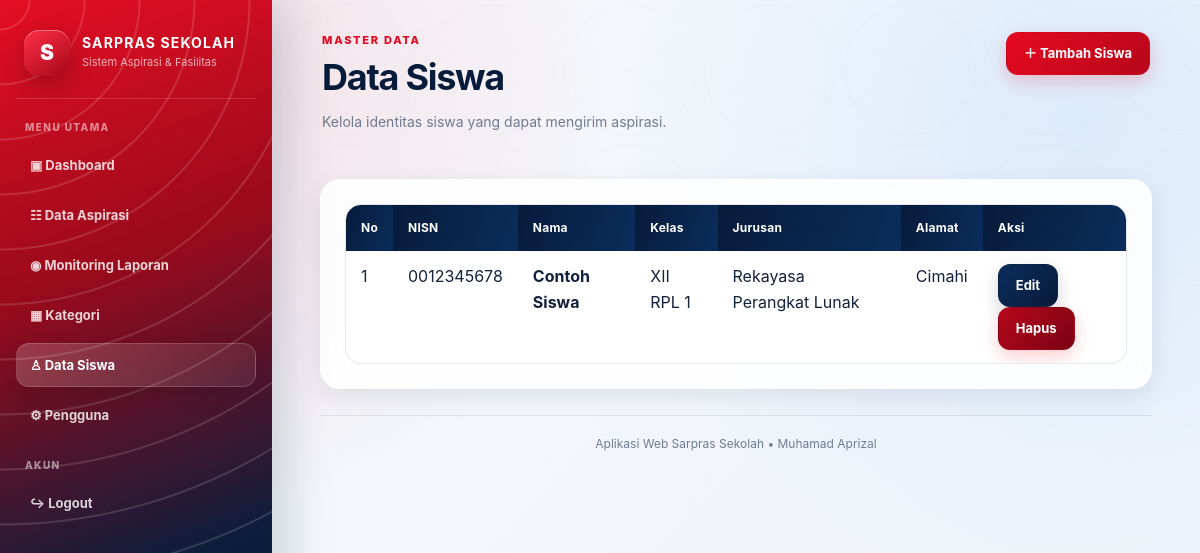
Page /siswa.php (signed in) on the committed database.
### tables this page shows
CREATE TABLE `siswa` (
    `id_siswa` INT AUTO_INCREMENT PRIMARY KEY,
    `nisn` VARCHAR(20) NOT NULL UNIQUE,
    `nama_siswa` VARCHAR(100) NOT NULL,
    `kelas` VARCHAR(30) NOT NULL,
    `jurusan` VARCHAR(100) NOT NULL,
    `alamat` TEXT NULL,
    `password` VARCHAR(255) NOT NULL,
    `created_at` TIMESTAMP DEFAULT CURRENT_TIMESTAMP
);

### siswa.php (the view, shortened to what this page needs)
<?php include 'auth.php';include 'conection.php';$result=$conn->query("SELECT * FROM siswa ORDER BY id_siswa DESC");?>
<!doctype html><html lang="id"><head><link rel="stylesheet" href="./data.css?v=spiderman2026"></head><body><div class="app"><?php include "header.php";?>
<div class="topbar"><div><p class="eyebrow">MASTER DATA</p><h1>Data Siswa</h1><p class="subtitle">Kelola identitas siswa yang dapat mengirim aspirasi.</p></div><a class="btn btn-primary" href="tambah_siswa.php">＋ Tambah Siswa</a></div>
<div class="card"><div class="table-wrap"><table><thead><tr><th>No</th><th>NISN</th><th>Nama</th><th>Kelas</th><th>Jurusan</th><th>Alamat</th><th>Aksi</th></tr></thead><tbody><?php $no=1;if($result&&$result->num_rows):while($r=$result->fetch_assoc()):?><tr><td><?=$no++?></td><td><?=htmlspecialchars($r['nisn'])?></td><td><b><?=htmlspecialchars($r['nama_siswa'])?></b></td><td><?=htmlspecialchars($r['kelas'])?></td><td><?=htmlspecialchars($r['jurusan'])?></td><td><?=htmlspecialchars($r['alamat']??'-')?></td><td><a class="btn-edit" href="edit_siswa.php?id=<?=$r['id_siswa']?>">Edit</a><a class="btn-hapus" href="hapus_siswa.php?id=<?=$r['id_siswa']?>" onclick="return confirm('Hapus siswa ini? Aspirasi siswa juga dapat terhapus.')">Hapus</a></td></tr><?php endwhile;else:?><tr><td colspan="7" class="empty">Belum ada data siswa.</td></tr><?php endif;?></tbody></table></div></div>
<?php include "footer.php";?></div></body></html>

### data.css (style rules this page uses)
:root { --sp-red:#e50920; --sp-red-dark:#a70718; --sp-blue:#071b3a; --sp-blue-2:#0b2d5c; --sp-cyan:#1d8cff; --ink:#14213d; --muted:#6f7b91; --surface:rgba(255,255,255,.88); --surface-solid:#ffffff; --line:rgba(20,33,61,.10); --shadow:0 18px 50px rgba(7,27,58,.12); --shadow-soft:0 8px 24px rgba(7,27,58,.09); --radius:20px; --ease:cubic-bezier(.22,1,.36,1); }
*, *::before, *::after { box-sizing:border-box; }
html { scroll-behavior:smooth; }
body { margin:0; min-height:100vh; color:var(--ink); font-family:Inter,ui-sans-serif,system-ui,-apple-system,BlinkMacSystemFont,"Segoe UI",sans-serif; line-height:1.6; background: radial-gradient(circle at 15% 10%,rgba(229,9,32,.10),transparent 28rem), radial-gradient(circle at 90% 15%,rgba(29,140,255,.10),transparent 30rem), linear-gradient(135deg,#f7f9fc 0%,#eef3fa 100%); overflow-x:hidden; }
body::before { content:""; position:fixed; inset:0; z-index:-1; pointer-events:none; opacity:.34; background-image: radial-gradient(circle at center,transparent 0 4rem,rgba(7,27,58,.045) 4.05rem 4.08rem,transparent 4.12rem 7rem), linear-gradient(30deg,transparent 49.5%,rgba(7,27,58,.035) 50%,transparent 50.5%), linear-gradient(-30deg,transparent 49.5%,rgba(7,27,58,.035) 50%,transparent 50.5%); background-size:140px 140px; mask-image:linear-gradient(to bottom,black,transparent 85%); }
a { color:var(--sp-blue-2); transition:color .22s var(--ease),opacity .22s var(--ease); }
button, .btn, input[type="submit"] { -webkit-tap-highlight-color:transparent; }
.app { min-height:100vh; }
h1,h2,h3 { color:var(--sp-blue); line-height:1.2; margin:0 0 12px; }
h1 { font-size:clamp(25px,3vw,38px); letter-spacing:-.035em; }
p { margin-top:0; }
.eyebrow { margin:0 0 6px; color:var(--sp-red); font-size:11px; font-weight:850; letter-spacing:.16em; }
.subtitle { color:var(--muted); font-size:14px; }
.card, .panel, .form-card { background:var(--surface); border:1px solid rgba(255,255,255,.85); border-radius:var(--radius); box-shadow:var(--shadow-soft); backdrop-filter:blur(16px); }
.card, .panel { padding:24px; margin-bottom:20px; }
.card-head, .topbar { display:flex; align-items:flex-start; justify-content:space-between; gap:18px; margin-bottom:20px; }
.topbar { padding:4px 2px 12px; }
.table-wrap { width:100%; overflow:auto; border:1px solid var(--line); border-radius:16px; background:#fff; -webkit-overflow-scrolling:touch; }
table { width:100%; min-width:720px; border-collapse:separate; border-spacing:0; margin:0; }
th, td { padding:13px 15px; text-align:left; border-bottom:1px solid var(--line); vertical-align:top; }
th { position:sticky; top:0; z-index:2; color:#fff; background:linear-gradient(110deg,var(--sp-blue),var(--sp-blue-2)); font-size:12px; font-weight:750; letter-spacing:.02em; }
th:first-child { border-radius:14px 0 0 0; }
th:last-child { border-radius:0 14px 0 0; }
tbody tr { transition:background .2s var(--ease),transform .2s var(--ease); }
tbody tr:last-child td { border-bottom:0; }
.btn, button, input[type="submit"], .btn-edit, .btn-hapus { display:inline-flex; align-items:center; justify-content:center; min-height:42px; gap:7px; padding:10px 17px; border:1px solid transparent; border-radius:12px; color:#fff; background:linear-gradient(135deg,var(--sp-red),#b7071b); box-shadow:0 7px 18px rgba(229,9,32,.20); cursor:pointer; text-decoration:none; font-size:13px; font-weight:750; transition:transform .24s var(--ease),box-shadow .24s var(--ease),filter .24s var(--ease),background .24s var(--ease); }
.btn-primary { background:linear-gradient(135deg,var(--sp-red),#b7071b); }
.btn-danger, .btn-hapus { background:linear-gradient(135deg,#b7071b,#790313); }
.btn-edit { background:linear-gradient(135deg,var(--sp-blue-2),var(--sp-blue)); box-shadow:0 7px 18px rgba(7,27,58,.18); }

### rows in the picture
siswa: nisn "0012345678", nama_siswa "Contoh Siswa", kelas "XII RPL 1", jurusan "Rekayasa Perangkat Lunak", alamat "Cimahi"
